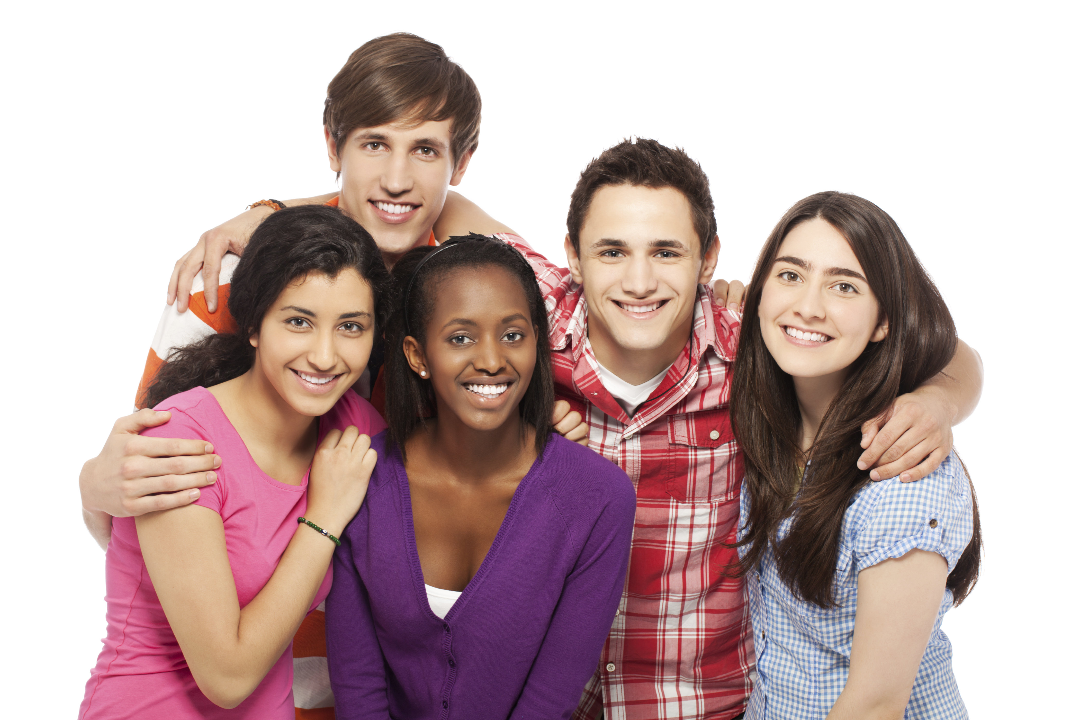
#> input picture Face_detection/photo.png, 1080 x 720 px, given in place of the camera
$ jupyter execute Untitled.ipynb
#> lines starting #> are read from the running program, lines starting #| are printed output that depends on the picture; after the words box and inside, x2 and y2 are one past the last pixel; in counts of white or black regions, pixels touching at a corner belong together
#> further down, img is the input picture: shape (720, 1080, 3); mean B, G, R 168.8, 168.8, 192
[cell 1]
import numpy as np
import cv2

[cell 2]
def cartoonify(image):
    originalImage=cv2.cvtColor(image,cv2.COLOR_BGR2RGB)
    #confirm that img is choosen
    if originalImage is None:
        print("Cannot find any image. Choose appropriate file")
        sys.exit()

    #converting img to grayscale
    grayScaleImage= cv2.cvtColor(originalImage,cv2.COLOR_BGR2GRAY)
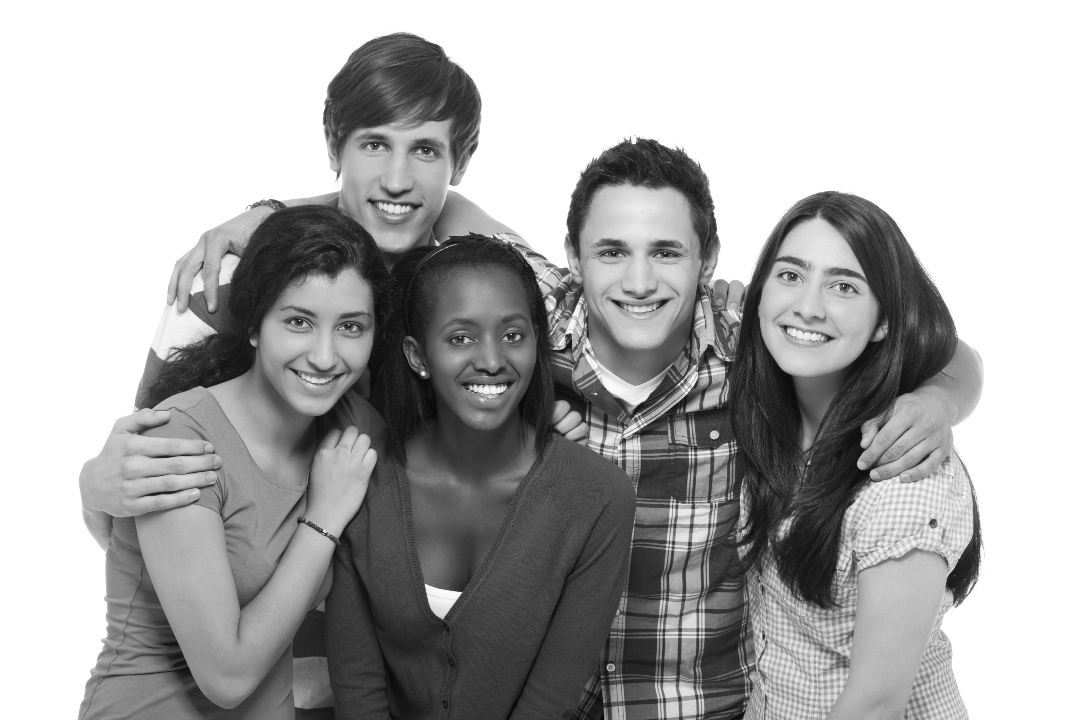
#> grayScaleImage: shape (720, 1080); min 5, max 255, mean 171.5

    #applying mesian blur to smoothen an image
    smoothengrayScale=cv2.medianBlur(grayScaleImage,5)

    # retriving the edge for cartoon effect
    # by using thresholding technique
#     getEdge=cv2.Canny(smoothengrayScale,100,130)
    getEdge=cv2.adaptiveThreshold(smoothengrayScale,255,cv2.ADAPTIVE_THRESH_MEAN_C,cv2.THRESH_BINARY,9,9)
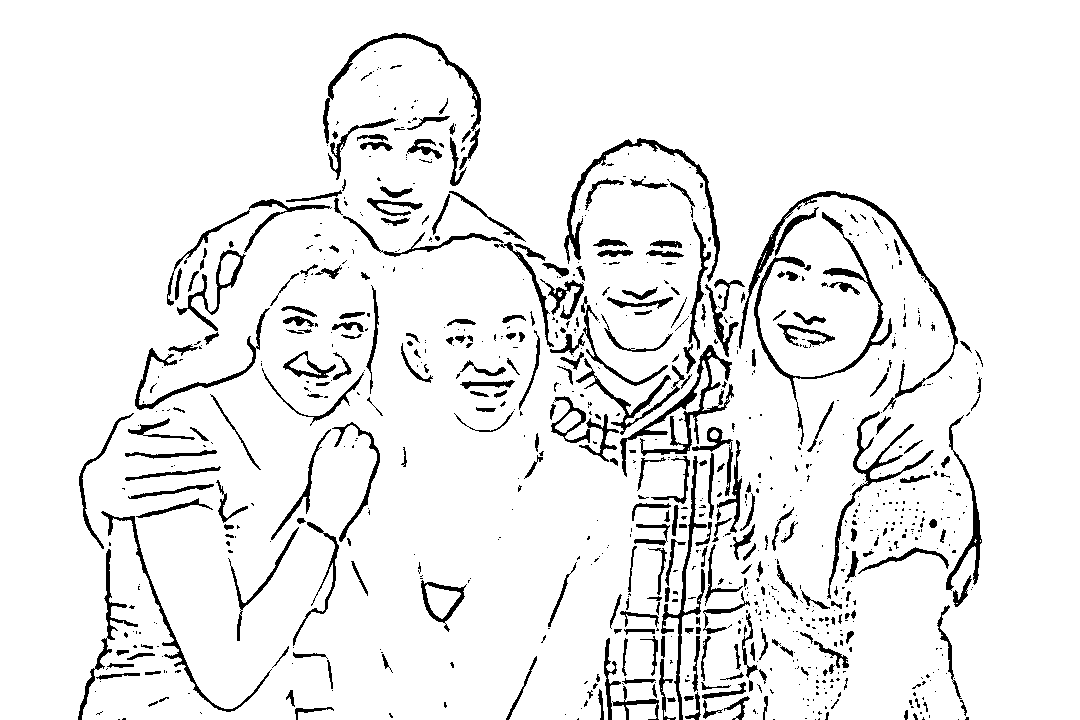
#> getEdge: shape (720, 1080); 92.6% white; 882 black regions (586 under 20 px), largest, box (x1, y1, x2, y2) and area: (739, 191, 958, 412) 2210, (620, 345, 734, 477) 2204, (754, 212, 892, 445) 2091


    #applying bilateral filter to remove noise
    # and keep edge sharp as required
    colorImage = cv2.bilateralFilter(originalImage,9,300,300)


    #masking edge image with "beutify" image
    cartoonImage=cv2.bitwise_and(colorImage,colorImage,mask=getEdge)
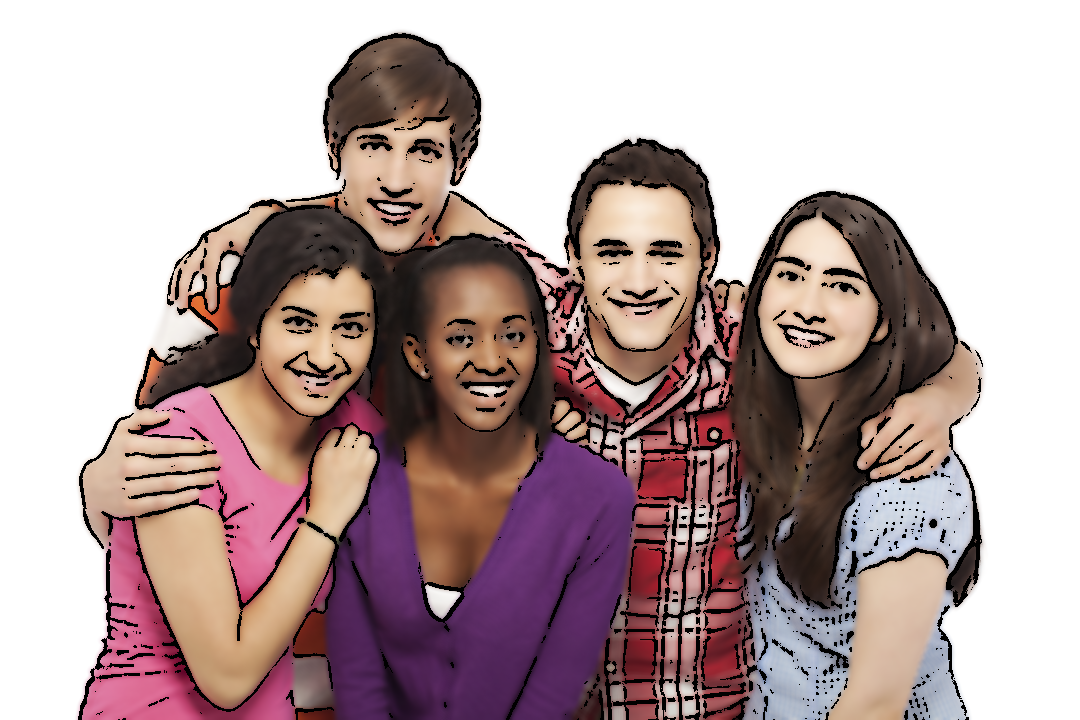
#> cartoonImage: shape (720, 1080, 3); mean R, G, B 181.6, 161.7, 161.8

    return getEdge

[cell 3]
cam=cv2.VideoCapture(1)
while True:
    _,img=cam.read()
    crtton=cartoonify(img)
    cv2.imshow("feed",img)
    cv2.imshow("Cartoon",crtton)
    if cv2.waitKey(3) == 32:
#> (key q is pressed here)
        cam.release()
        cv2.destroyAllWindows()
        break

[cell 4]
cam.release()

[cell 5]
import cv2
import numpy as np
# Setup camera
cap = cv2.VideoCapture(1)
# Set a smaller resolution
cap.set(cv2.CAP_PROP_FRAME_WIDTH, 640)
cap.set(cv2.CAP_PROP_FRAME_HEIGHT, 480)
# Just a dummy frame, will be overwritten
last_foreground = np.zeros((480, 640), dtype='uint8')
while True:
    # Capture frame-by-frame
    _, frame = cap.read()
    # Only needed if you webcam does not support 640x480
    frame = cv2.resize(frame, (640, 480))
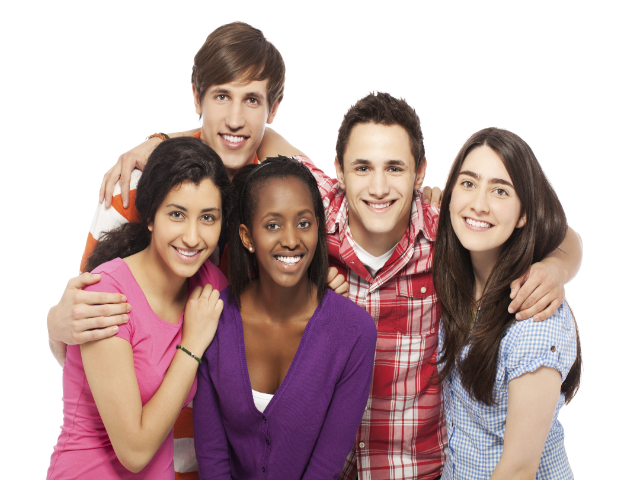
#> frame: shape (480, 640, 3); mean B, G, R 168.7, 168.8, 191.9
    # Flip it to mirror you
    frame = cv2.flip(frame, 1)
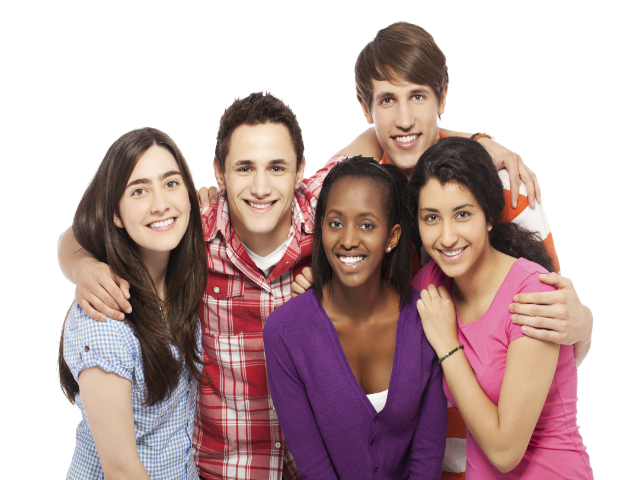
#> frame: shape (480, 640, 3); mean B, G, R 168.7, 168.8, 191.9
    # Convert to gray scale
    gray = cv2.cvtColor(frame, cv2.COLOR_BGR2GRAY)
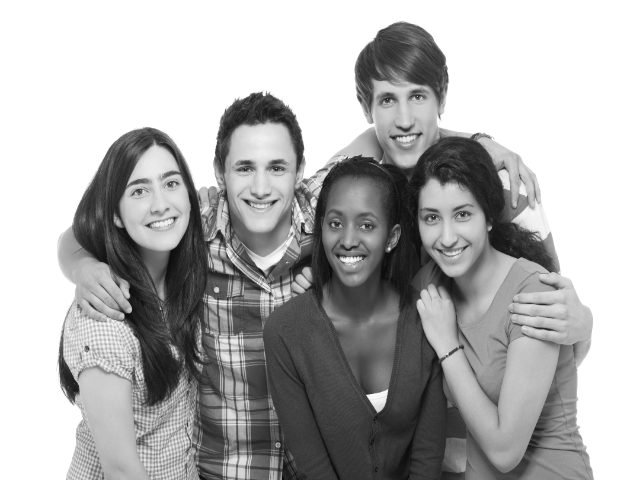
#> gray: shape (480, 640); min 7, max 255, mean 175.7
    # Keep the foreground
    foreground = gray
    # Take the absolute difference
    abs_diff = cv2.absdiff(foreground, last_foreground)
    # Update the last foreground image
    last_foreground = foreground
    _, mask = cv2.threshold(abs_diff, 20, 255, cv2.THRESH_BINARY)
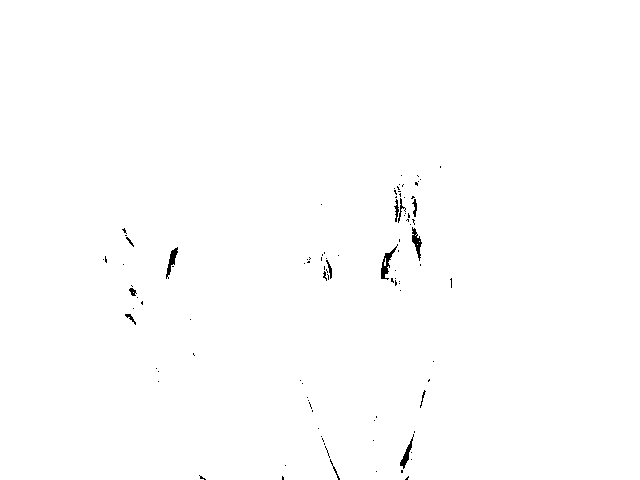
#> mask: shape (480, 640); 99.6% white; 100 black regions (87 under 20 px), largest, box (x1, y1, x2, y2) and area: (381, 244, 398, 280) 181, (412, 227, 422, 261) 151, (166, 247, 178, 279) 142
    mask = cv2.dilate(mask, None, iterations=3)
#> mask: shape (480, 640); every value is 255
    se = np.ones((85, 85), dtype='uint8')
    mask = cv2.morphologyEx(mask, cv2.MORPH_CLOSE, se)
    frame_effect = cv2.stylization(frame, sigma_s=150, sigma_r=0.25)
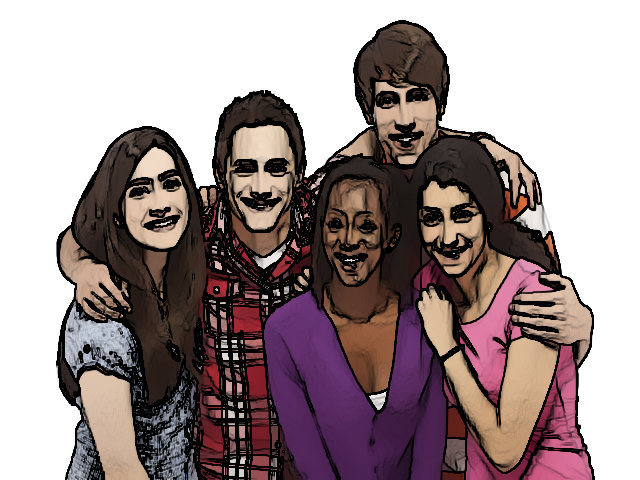
#> frame_effect: shape (480, 640, 3); mean B, G, R 144.9, 144, 158.9
    idx = (mask > 1)
#> idx: shape (480, 640) bool; every value is 1
    frame[idx] = frame_effect[idx]
    # cv2.imshow('WebCam (Mask)', mask)
    cv2.imshow('WebCam (frame)', frame)
    if cv2.waitKey(30) == ord('q'):
#> (key q is pressed here)
        break
# When everything done, release the capture
cap.release()
cv2.destroyAllWindows()
